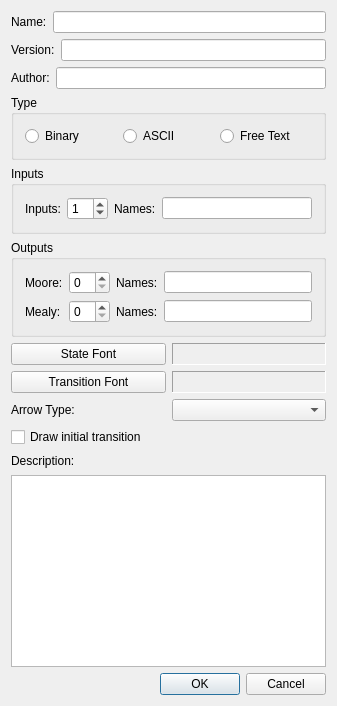
<?xml version="1.0" encoding="UTF-8"?>
<ui version="4.0">
 <class>MachinePropertiesDlg</class>
 <widget class="QDialog" name="MachinePropertiesDlg">
  <property name="geometry">
   <rect>
    <x>0</x>
    <y>0</y>
    <width>337</width>
    <height>706</height>
   </rect>
  </property>
  <property name="windowTitle">
   <string>Machine Properties</string>
  </property>
  <layout class="QVBoxLayout">
   <item>
    <layout class="QHBoxLayout">
     <property name="spacing">
      <number>6</number>
     </property>
     <property name="margin" stdset="0">
      <number>0</number>
     </property>
     <item>
      <widget class="QLabel" name="TextLabel1">
       <property name="frameShape">
        <enum>QFrame::NoFrame</enum>
       </property>
       <property name="frameShadow">
        <enum>QFrame::Plain</enum>
       </property>
       <property name="text">
        <string>Name:</string>
       </property>
       <property name="wordWrap">
        <bool>false</bool>
       </property>
      </widget>
     </item>
     <item>
      <widget class="QLineEdit" name="le_name"/>
     </item>
    </layout>
   </item>
   <item>
    <layout class="QHBoxLayout">
     <property name="spacing">
      <number>6</number>
     </property>
     <property name="margin" stdset="0">
      <number>0</number>
     </property>
     <item>
      <widget class="QLabel" name="TextLabel2_2">
       <property name="text">
        <string>Version:</string>
       </property>
       <property name="wordWrap">
        <bool>false</bool>
       </property>
      </widget>
     </item>
     <item>
      <widget class="QLineEdit" name="le_version"/>
     </item>
    </layout>
   </item>
   <item>
    <layout class="QHBoxLayout">
     <item>
      <widget class="QLabel" name="label">
       <property name="text">
        <string>Author:</string>
       </property>
      </widget>
     </item>
     <item>
      <widget class="QLineEdit" name="le_author"/>
     </item>
    </layout>
   </item>
   <item>
    <widget class="QGroupBox" name="bg_type">
     <property name="title">
      <string>Type</string>
     </property>
     <layout class="QHBoxLayout">
      <property name="spacing">
       <number>6</number>
      </property>
      <property name="margin" stdset="0">
       <number>11</number>
      </property>
      <item>
       <widget class="QRadioButton" name="rb_binary">
        <property name="text">
         <string>Binary</string>
        </property>
       </widget>
      </item>
      <item>
       <widget class="QRadioButton" name="rb_ascii">
        <property name="text">
         <string>ASCII</string>
        </property>
       </widget>
      </item>
      <item>
       <widget class="QRadioButton" name="rb_text">
        <property name="text">
         <string>Free Text</string>
        </property>
       </widget>
      </item>
     </layout>
    </widget>
   </item>
   <item>
    <widget class="QGroupBox" name="bg_moore">
     <property name="title">
      <string>Inputs</string>
     </property>
     <layout class="QHBoxLayout">
      <property name="spacing">
       <number>6</number>
      </property>
      <property name="margin" stdset="0">
       <number>11</number>
      </property>
      <item>
       <widget class="QLabel" name="TextLabel2">
        <property name="text">
         <string>Inputs:</string>
        </property>
        <property name="wordWrap">
         <bool>false</bool>
        </property>
       </widget>
      </item>
      <item>
       <widget class="QSpinBox" name="sb_mealyin">
        <property name="minimum">
         <number>0</number>
        </property>
        <property name="value">
         <number>1</number>
        </property>
       </widget>
      </item>
      <item>
       <widget class="QLabel" name="TextLabel5">
        <property name="text">
         <string>Names:</string>
        </property>
        <property name="wordWrap">
         <bool>false</bool>
        </property>
       </widget>
      </item>
      <item>
       <widget class="QLineEdit" name="le_mealyin"/>
      </item>
     </layout>
    </widget>
   </item>
   <item>
    <widget class="QGroupBox" name="bg_mealy">
     <property name="title">
      <string>Outputs</string>
     </property>
     <layout class="QGridLayout">
      <property name="margin" stdset="0">
       <number>11</number>
      </property>
      <property name="spacing">
       <number>6</number>
      </property>
      <item row="1" column="2">
       <widget class="QLabel" name="TextLabel6">
        <property name="text">
         <string>Names:</string>
        </property>
        <property name="wordWrap">
         <bool>false</bool>
        </property>
       </widget>
      </item>
      <item row="1" column="1">
       <widget class="QSpinBox" name="sb_mealyout">
        <property name="buttonSymbols">
         <enum>QAbstractSpinBox::UpDownArrows</enum>
        </property>
        <property name="minimum">
         <number>0</number>
        </property>
        <property name="value">
         <number>0</number>
        </property>
       </widget>
      </item>
      <item row="1" column="0">
       <widget class="QLabel" name="TextLabel3">
        <property name="text">
         <string>Mealy:</string>
        </property>
        <property name="wordWrap">
         <bool>false</bool>
        </property>
       </widget>
      </item>
      <item row="1" column="3">
       <widget class="QLineEdit" name="le_mealyout"/>
      </item>
      <item row="0" column="0">
       <widget class="QLabel" name="TextLabel4">
        <property name="text">
         <string>Moore:</string>
        </property>
        <property name="wordWrap">
         <bool>false</bool>
        </property>
       </widget>
      </item>
      <item row="0" column="1">
       <widget class="QSpinBox" name="sb_mooreout"/>
      </item>
      <item row="0" column="2">
       <widget class="QLabel" name="TextLabel7">
        <property name="text">
         <string>Names:</string>
        </property>
        <property name="wordWrap">
         <bool>false</bool>
        </property>
       </widget>
      </item>
      <item row="0" column="3">
       <widget class="QLineEdit" name="le_mooreout"/>
      </item>
     </layout>
    </widget>
   </item>
   <item>
    <layout class="QHBoxLayout">
     <item>
      <widget class="QPushButton" name="pb_statefont">
       <property name="text">
        <string>State Font</string>
       </property>
      </widget>
     </item>
     <item>
      <widget class="QLabel" name="lb_statefont">
       <property name="frameShape">
        <enum>QFrame::Panel</enum>
       </property>
       <property name="frameShadow">
        <enum>QFrame::Sunken</enum>
       </property>
       <property name="text">
        <string/>
       </property>
       <property name="wordWrap">
        <bool>false</bool>
       </property>
      </widget>
     </item>
    </layout>
   </item>
   <item>
    <layout class="QHBoxLayout">
     <item>
      <widget class="QPushButton" name="pb_transfont">
       <property name="text">
        <string>Transition Font</string>
       </property>
      </widget>
     </item>
     <item>
      <widget class="QLabel" name="lb_transfont">
       <property name="frameShape">
        <enum>QFrame::Panel</enum>
       </property>
       <property name="frameShadow">
        <enum>QFrame::Sunken</enum>
       </property>
       <property name="text">
        <string/>
       </property>
       <property name="wordWrap">
        <bool>false</bool>
       </property>
      </widget>
     </item>
    </layout>
   </item>
   <item>
    <layout class="QHBoxLayout">
     <item>
      <widget class="QLabel" name="TextLabel11">
       <property name="sizePolicy">
        <sizepolicy hsizetype="Preferred" vsizetype="Fixed">
         <horstretch>0</horstretch>
         <verstretch>0</verstretch>
        </sizepolicy>
       </property>
       <property name="text">
        <string>Arrow Type:</string>
       </property>
       <property name="wordWrap">
        <bool>false</bool>
       </property>
      </widget>
     </item>
     <item>
      <widget class="QComboBox" name="cb_arrowType"/>
     </item>
    </layout>
   </item>
   <item>
    <widget class="QCheckBox" name="cb_inittrans">
     <property name="text">
      <string>Draw initial transition</string>
     </property>
    </widget>
   </item>
   <item>
    <widget class="QLabel" name="label_2">
     <property name="text">
      <string>Description:</string>
     </property>
    </widget>
   </item>
   <item>
    <widget class="QTextEdit" name="te_description">
     <property name="sizePolicy">
      <sizepolicy hsizetype="Expanding" vsizetype="Preferred">
       <horstretch>0</horstretch>
       <verstretch>0</verstretch>
      </sizepolicy>
     </property>
    </widget>
   </item>
   <item>
    <layout class="QHBoxLayout">
     <property name="spacing">
      <number>6</number>
     </property>
     <property name="margin" stdset="0">
      <number>0</number>
     </property>
     <item>
      <spacer>
       <property name="orientation">
        <enum>Qt::Horizontal</enum>
       </property>
       <property name="sizeType">
        <enum>QSizePolicy::Expanding</enum>
       </property>
       <property name="sizeHint" stdset="0">
        <size>
         <width>20</width>
         <height>0</height>
        </size>
       </property>
      </spacer>
     </item>
     <item>
      <widget class="QPushButton" name="pb_ok">
       <property name="text">
        <string>OK</string>
       </property>
       <property name="default">
        <bool>true</bool>
       </property>
      </widget>
     </item>
     <item>
      <widget class="QPushButton" name="pb_cancel">
       <property name="text">
        <string>Cancel</string>
       </property>
      </widget>
     </item>
    </layout>
   </item>
  </layout>
 </widget>
 <layoutdefault spacing="6" margin="11"/>
 <resources/>
 <connections/>
</ui>
